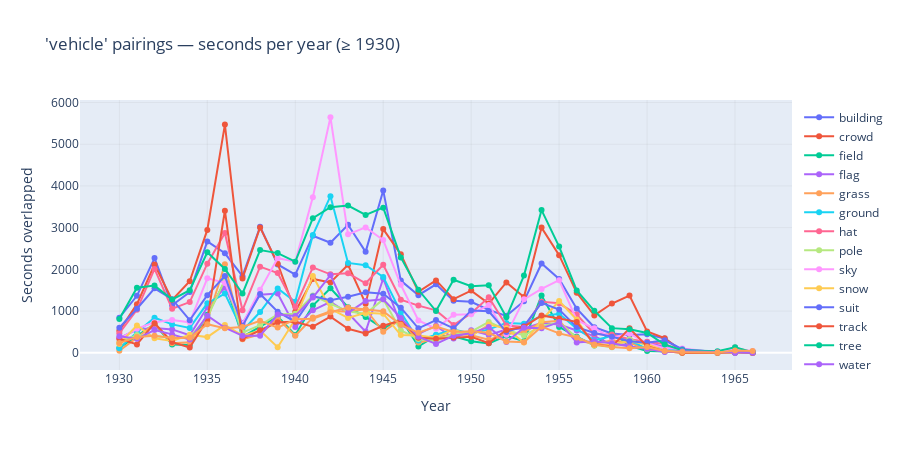

Notebook code for this chart:
### Markdown cell above
Another way to discover how sounds of modernity are manifested in the Journal
Digital collection, is to take a closer look at how vehicle sounds are paired
with particular types of images. Interestingly, none of the detected vehicle
sounds correspond directly to images of cars. Instead, they tend to appear
alongside signs of outdoor or on-location filming: buildings, stretches of sky,
grass, and trees all coincide with the presence of vehicle sounds. To some
extent, this may be an artifact of the analysis, since the model occasionally
identifies vehicle sounds in scenes where no vehicles are visible. Yet, the
pattern is revealing, and also demonstrates a surprisingly sophisticated way of
representing sound. Rather than merely mirroring what is seen, the soundtrack
adds another layer of meaning. Vehicle sounds are often paired with other kinds
of visual information, suggesting that sound was used to evoke atmosphere,
location, or a sense of movement rather than simply adding an ordinary sound
track. This raises the question how sound and image were actually attached,
both practically and conceptually, within newsreels.

### Code cell
def plot_x_pairing(
  df_plot, top_visuals, chosen_audio, anypair_year_min
):
  """
  Create X-pairing visualization showing audio-visual token pairings over years.

  Args:
      df_plot: DataFrame with visual_token, year, seconds columns
      top_visuals: List of top visual tokens to plot
      chosen_audio: The selected audio token name
      anypair_year_min: Minimum year for the plot subtitle

  Returns:
      fig: Plotly figure object (for display or ipywidgets)
  """
  years_sorted = sorted(df_plot["year"].unique().tolist())

  fig = go.Figure()

  for v in top_visuals:
    yvals = []
    for y in years_sorted:
      s = df_plot.loc[
        (df_plot["visual_token"] == v) & (df_plot["year"] == y),
        "seconds",
      ]
      yvals.append(float(s.iloc[0]) if len(s) else 0.0)

    fig.add_trace(
      go.Scatter(
        x=years_sorted,
        y=yvals,
        mode="lines+markers",
        name=str(v),
        marker=dict(size=6),
        line=dict(width=2),
      )
    )

  # Update layout
  fig.update_layout(
    title=f"'{chosen_audio}' pairings — seconds per year (≥ {anypair_year_min})",
    xaxis_title="Year",
    yaxis_title="Seconds overlapped",
    showlegend=(len(top_visuals) <= 20),
    legend=dict(
      yanchor="top",
      y=0.99,
      xanchor="left",
      x=1.01,
    ),
    hovermode="x unified",
    height=450,
    width=900,
  )

  # Update axes
  fig.update_xaxes(
    showgrid=True, gridwidth=0.5, gridcolor="rgba(128, 128, 128, 0.2)"
  )
  fig.update_yaxes(
    showgrid=True, gridwidth=0.5, gridcolor="rgba(128, 128, 128, 0.2)"
  )

  if not local:
    return fig

  file = root / "media" / "vehiclepairs.jpg"

  fig.write_image(file)

  return Image(file)


def csv_path_to_audioVisual_pairing_plot(csv_path, min_year=1930):
  df_plot = pd.read_csv(csv_path)

  # Extract audio token from filename
  chosen_audio = csv_path.stem.split("__")[0].replace("audio_", "")
  top_visuals = df_plot["visual_token"].unique().tolist()

  # Create and display plot
  return plot_x_pairing(df_plot, top_visuals, chosen_audio, min_year)


display(
  csv_path_to_audioVisual_pairing_plot(
    data / "audio_vehicle__visuals_topk_seconds_long.csv"
  ),
  metadata={
    "jdh": {
      "module": "object",
      "object": {
        "tags": ["figure-vehiclepairs-*"],
        "type": "image",
        "source": [
          "Audio content of _vehicles_ from the Journal "
          "Digital collection—paired with fifteen types of "
          "specific imagery."
        ],
      },
    }
  },
)

### Figure 1 — Plotly figure (JSON) as saved in the notebook; plotly's stock layout.template omitted (floating-point values rounded to 4 significant figures)
{"data": [{"line": {"width": 2}, "marker": {"size": 6}, "mode": "lines+markers", "name": "building", "type": "scatter", "x": [1930, 1931, 1932, 1933, 1934, 1935, 1936, 1937, 1938, 1939, 1940, 1941, 1942, 1943, 1944, 1945, 1946, 1947, 1948, 1949, 1950, 1951, 1952, 1953, 1954, 1955, 1956, 1957, 1958, 1959, 1960, 1961, 1962, 1964, 1965, 1966], "y": [840.0, 1365.0, 2270.0, 1140.0, 1455.0, 2670.0, 2385.0, 1835.0, 3020.0, 2117.0, 1873.0, 2803.0, 2637.0, 3067.0, 2419.0, 3892.0, 1730.0, 1380.0, 1640.0, 1245.0, 1220.0, 1025.0, 885.0, 1235.0, 2140.0, 1770.0, 1055.0, 610.0, 460.0, 425.0, 445.0, 340.0, 55.0, 15.0, 45.0, 30.0]}, {"line": {"width": 2}, "marker": {"size": 6}, "mode": "lines+markers", "name": "crowd", "type": "scatter", "x": [1930, 1931, 1932, 1933, 1934, 1935, 1936, 1937, 1938, 1939, 1940, 1941, 1942, 1943, 1944, 1945, 1946, 1947, 1948, 1949, 1950, 1951, 1952, 1953, 1954, 1955, 1956, 1957, 1958, 1959, 1960, 1961, 1962, 1964, 1965, 1966], "y": [530.0, 1165.0, 2115.0, 1265.0, 1715.0, 2945.0, 5470.0, 1780.0, 3005.0, 2136.0, 983.0, 1769.0, 1684.0, 2108.0, 1177.0, 2965.0, 2360.0, 1460.0, 1735.0, 1285.0, 1490.0, 1180.0, 1685.0, 1335.0, 3000.0, 2340.0, 1440.0, 895.0, 1180.0, 1370.0, 510.0, 350.0, 30.0, 5.0, 0.0, 0.0]}, {"line": {"width": 2}, "marker": {"size": 6}, "mode": "lines+markers", "name": "field", "type": "scatter", "x": [1930, 1931, 1932, 1933, 1934, 1935, 1936, 1937, 1938, 1939, 1940, 1941, 1942, 1943, 1944, 1945, 1946, 1947, 1948, 1949, 1950, 1951, 1952, 1953, 1954, 1955, 1956, 1957, 1958, 1959, 1960, 1961, 1962, 1964, 1965, 1966], "y": [115.0, 390.0, 685.0, 200.0, 185.0, 910.0, 1700.0, 380.0, 629.0, 871.0, 427.0, 1131.0, 1546.0, 1093.0, 858.0, 581.0, 820.0, 150.0, 410.0, 395.0, 275.0, 225.0, 405.0, 275.0, 1375.0, 620.0, 385.0, 175.0, 490.0, 165.0, 40.0, 30.0, 5.0, 0.0, 0.0, 0.0]}, {"line": {"width": 2}, "marker": {"size": 6}, "mode": "lines+markers", "name": "flag", "type": "scatter", "x": [1930, 1931, 1932, 1933, 1934, 1935, 1936, 1937, 1938, 1939, 1940, 1941, 1942, 1943, 1944, 1945, 1946, 1947, 1948, 1949, 1950, 1951, 1952, 1953, 1954, 1955, 1956, 1957, 1958, 1959, 1960, 1961, 1962, 1964, 1965, 1966], "y": [350.0, 555.0, 595.0, 560.0, 420.0, 1090.0, 1565.0, 705.0, 1389.0, 1420.0, 620.0, 1016.0, 1221.0, 952.0, 507.0, 1780.0, 665.0, 450.0, 650.0, 340.0, 540.0, 425.0, 555.0, 580.0, 715.0, 675.0, 535.0, 400.0, 195.0, 195.0, 260.0, 130.0, 5.0, 5.0, 0.0, 0.0]}, {"line": {"width": 2}, "marker": {"size": 6}, "mode": "lines+markers", "name": "grass", "type": "scatter", "x": [1930, 1931, 1932, 1933, 1934, 1935, 1936, 1937, 1938, 1939, 1940, 1941, 1942, 1943, 1944, 1945, 1946, 1947, 1948, 1949, 1950, 1951, 1952, 1953, 1954, 1955, 1956, 1957, 1958, 1959, 1960, 1961, 1962, 1964, 1965, 1966], "y": [50.0, 360.0, 700.0, 225.0, 250.0, 765.0, 2120.0, 325.0, 440.0, 823.0, 407.0, 844.0, 997.0, 987.0, 1043.0, 502.0, 805.0, 245.0, 335.0, 455.0, 420.0, 310.0, 450.0, 490.0, 730.0, 765.0, 315.0, 200.0, 300.0, 240.0, 85.0, 45.0, 0.0, 0.0, 10.0, 5.0]}, {"line": {"width": 2}, "marker": {"size": 6}, "mode": "lines+markers", "name": "ground", "type": "scatter", "x": [1930, 1931, 1932, 1933, 1934, 1935, 1936, 1937, 1938, 1939, 1940, 1941, 1942, 1943, 1944, 1945, 1946, 1947, 1948, 1949, 1950, 1951, 1952, 1953, 1954, 1955, 1956, 1957, 1958, 1959, 1960, 1961, 1962, 1964, 1965, 1966], "y": [110.0, 490.0, 840.0, 680.0, 595.0, 1185.0, 1420.0, 530.0, 976.0, 1542.0, 1220.0, 2822.0, 3753.0, 2154.0, 2098.0, 1819.0, 970.0, 295.0, 430.0, 555.0, 460.0, 560.0, 715.0, 695.0, 875.0, 935.0, 575.0, 300.0, 400.0, 295.0, 95.0, 120.0, 5.0, 5.0, 50.0, 10.0]}, {"line": {"width": 2}, "marker": {"size": 6}, "mode": "lines+markers", "name": "hat", "type": "scatter", "x": [1930, 1931, 1932, 1933, 1934, 1935, 1936, 1937, 1938, 1939, 1940, 1941, 1942, 1943, 1944, 1945, 1946, 1947, 1948, 1949, 1950, 1951, 1952, 1953, 1954, 1955, 1956, 1957, 1958, 1959, 1960, 1961, 1962, 1964, 1965, 1966], "y": [470.0, 1030.0, 2010.0, 1055.0, 1215.0, 2135.0, 2870.0, 1020.0, 2064.0, 1912.0, 1102.0, 2046.0, 1880.0, 1903.0, 1665.0, 2111.0, 1270.0, 1130.0, 1015.0, 665.0, 945.0, 1330.0, 655.0, 615.0, 1220.0, 1185.0, 915.0, 450.0, 440.0, 325.0, 265.0, 210.0, 40.0, 10.0, 125.0, 0.0]}, {"line": {"width": 2}, "marker": {"size": 6}, "mode": "lines+markers", "name": "pole", "type": "scatter", "x": [1930, 1931, 1932, 1933, 1934, 1935, 1936, 1937, 1938, 1939, 1940, 1941, 1942, 1943, 1944, 1945, 1946, 1947, 1948, 1949, 1950, 1951, 1952, 1953, 1954, 1955, 1956, 1957, 1958, 1959, 1960, 1961, 1962, 1964, 1965, 1966], "y": [260.0, 425.0, 395.0, 365.0, 375.0, 850.0, 1745.0, 480.0, 663.0, 919.0, 934.0, 1375.0, 1175.0, 993.0, 933.0, 1280.0, 535.0, 330.0, 285.0, 450.0, 505.0, 740.0, 550.0, 415.0, 635.0, 730.0, 360.0, 190.0, 130.0, 325.0, 170.0, 55.0, 5.0, 5.0, 25.0, 0.0]}, {"line": {"width": 2}, "marker": {"size": 6}, "mode": "lines+markers", "name": "sky", "type": "scatter", "x": [1930, 1931, 1932, 1933, 1934, 1935, 1936, 1937, 1938, 1939, 1940, 1941, 1942, 1943, 1944, 1945, 1946, 1947, 1948, 1949, 1950, 1951, 1952, 1953, 1954, 1955, 1956, 1957, 1958, 1959, 1960, 1961, 1962, 1964, 1965, 1966], "y": [335.0, 575.0, 730.0, 785.0, 730.0, 1785.0, 1675.0, 690.0, 1508.0, 2267.0, 2183.0, 3731.0, 5646.0, 2838.0, 3005.0, 2702.0, 1630.0, 775.0, 575.0, 910.0, 925.0, 1145.0, 430.0, 1280.0, 1530.0, 1740.0, 780.0, 585.0, 360.0, 460.0, 230.0, 105.0, 100.0, 15.0, 110.0, 35.0]}, {"line": {"width": 2}, "marker": {"size": 6}, "mode": "lines+markers", "name": "snow", "type": "scatter", "x": [1930, 1931, 1932, 1933, 1934, 1935, 1936, 1937, 1938, 1939, 1940, 1941, 1942, 1943, 1944, 1945, 1946, 1947, 1948, 1949, 1950, 1951, 1952, 1953, 1954, 1955, 1956, 1957, 1958, 1959, 1960, 1961, 1962, 1964, 1965, 1966], "y": [210.0, 655.0, 345.0, 280.0, 430.0, 375.0, 665.0, 410.0, 530.0, 132.0, 800.0, 1839.0, 1054.0, 835.0, 960.0, 938.0, 425.0, 415.0, 360.0, 560.0, 400.0, 675.0, 585.0, 245.0, 780.0, 1240.0, 795.0, 175.0, 205.0, 275.0, 210.0, 35.0, 0.0, 0.0, 15.0, 0.0]}, {"line": {"width": 2}, "marker": {"size": 6}, "mode": "lines+markers", "name": "suit", "type": "scatter", "x": [1930, 1931, 1932, 1933, 1934, 1935, 1936, 1937, 1938, 1939, 1940, 1941, 1942, 1943, 1944, 1945, 1946, 1947, 1948, 1949, 1950, 1951, 1952, 1953, 1954, 1955, 1956, 1957, 1958, 1959, 1960, 1961, 1962, 1964, 1965, 1966], "y": [600.0, 1055.0, 1545.0, 1285.0, 780.0, 1380.0, 1840.0, 640.0, 1409.0, 985.0, 741.0, 1355.0, 1261.0, 1341.0, 1452.0, 1416.0, 1080.0, 585.0, 785.0, 585.0, 1015.0, 995.0, 500.0, 640.0, 1195.0, 1035.0, 615.0, 475.0, 385.0, 275.0, 240.0, 300.0, 85.0, 15.0, 20.0, 5.0]}, {"line": {"width": 2}, "marker": {"size": 6}, "mode": "lines+markers", "name": "track", "type": "scatter", "x": [1930, 1931, 1932, 1933, 1934, 1935, 1936, 1937, 1938, 1939, 1940, 1941, 1942, 1943, 1944, 1945, 1946, 1947, 1948, 1949, 1950, 1951, 1952, 1953, 1954, 1955, 1956, 1957, 1958, 1959, 1960, 1961, 1962, 1964, 1965, 1966], "y": [335.0, 200.0, 710.0, 255.0, 125.0, 795.0, 3405.0, 335.0, 540.0, 731.0, 742.0, 625.0, 867.0, 574.0, 463.0, 646.0, 775.0, 360.0, 335.0, 365.0, 385.0, 230.0, 545.0, 625.0, 895.0, 820.0, 740.0, 205.0, 150.0, 585.0, 155.0, 35.0, 0.0, 0.0, 15.0, 0.0]}, {"line": {"width": 2}, "marker": {"size": 6}, "mode": "lines+markers", "name": "tree", "type": "scatter", "x": [1930, 1931, 1932, 1933, 1934, 1935, 1936, 1937, 1938, 1939, 1940, 1941, 1942, 1943, 1944, 1945, 1946, 1947, 1948, 1949, 1950, 1951, 1952, 1953, 1954, 1955, 1956, 1957, 1958, 1959, 1960, 1961, 1962, 1964, 1965, 1966], "y": [810.0, 1560.0, 1610.0, 1275.0, 1500.0, 2410.0, 2010.0, 1420.0, 2462.0, 2389.0, 2184.0, 3225.0, 3491.0, 3530.0, 3305.0, 3478.0, 2285.0, 1510.0, 1000.0, 1750.0, 1595.0, 1620.0, 850.0, 1850.0, 3420.0, 2545.0, 1495.0, 1005.0, 590.0, 565.0, 475.0, 195.0, 60.0, 35.0, 130.0, 15.0]}, {"line": {"width": 2}, "marker": {"size": 6}, "mode": "lines+markers", "name": "water", "type": "scatter", "x": [1930, 1931, 1932, 1933, 1934, 1935, 1936, 1937, 1938, 1939, 1940, 1941, 1942, 1943, 1944, 1945, 1946, 1947, 1948, 1949, 1950, 1951, 1952, 1953, 1954, 1955, 1956, 1957, 1958, 1959, 1960, 1961, 1962, 1964, 1965, 1966], "y": [395.0, 335.0, 545.0, 440.0, 315.0, 890.0, 600.0, 405.0, 410.0, 915.0, 882.0, 1324.0, 1860.0, 955.0, 1240.0, 1280.0, 835.0, 385.0, 210.0, 410.0, 465.0, 620.0, 260.0, 600.0, 585.0, 735.0, 245.0, 275.0, 230.0, 150.0, 95.0, 20.0, 35.0, 10.0, 0.0, 0.0]}, {"line": {"width": 2}, "marker": {"size": 6}, "mode": "lines+markers", "name": "window", "type": "scatter", "x": [1930, 1931, 1932, 1933, 1934, 1935, 1936, 1937, 1938, 1939, 1940, 1941, 1942, 1943, 1944, 1945, 1946, 1947, 1948, 1949, 1950, 1951, 1952, 1953, 1954, 1955, 1956, 1957, 1958, 1959, 1960, 1961, 1962, 1964, 1965, 1966], "y": [235.0, 380.0, 410.0, 355.0, 360.0, 685.0, 585.0, 620.0, 766.0, 603.0, 802.0, 813.0, 971.0, 1087.0, 1036.0, 997.0, 670.0, 480.0, 630.0, 500.0, 515.0, 480.0, 270.0, 250.0, 625.0, 465.0, 365.0, 200.0, 140.0, 105.0, 135.0, 40.0, 15.0, 5.0, 55.0, 40.0]}], "layout": {"height": 450, "hovermode": "x unified", "legend": {"x": 1.01, "xanchor": "left", "y": 0.99, "yanchor": "top"}, "showlegend": true, "title": {"text": "'vehicle' pairings — seconds per year (≥ 1930)"}, "width": 900, "xaxis": {"gridcolor": "rgba(128, 128, 128, 0.2)", "gridwidth": 0.5, "showgrid": true, "title": {"text": "Year"}}, "yaxis": {"gridcolor": "rgba(128, 128, 128, 0.2)", "gridwidth": 0.5, "showgrid": true, "title": {"text": "Seconds overlapped"}}}}
